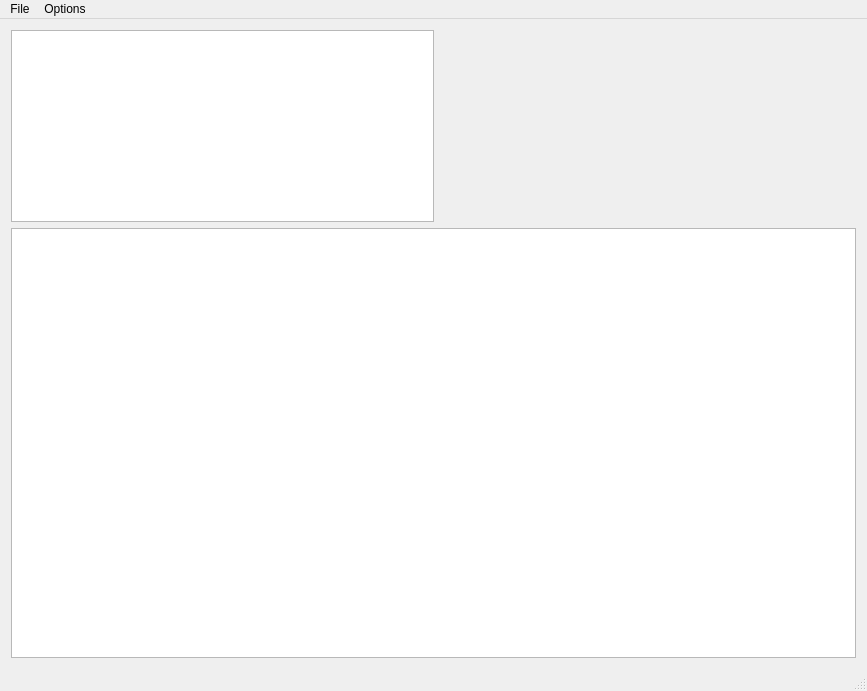
<?xml version="1.0" encoding="UTF-8"?>
<ui version="4.0">
 <class>UiServer</class>
 <widget class="QMainWindow" name="UiServer">
  <property name="geometry">
   <rect>
    <x>0</x>
    <y>0</y>
    <width>867</width>
    <height>691</height>
   </rect>
  </property>
  <property name="windowTitle">
   <string>GlobiStreamServer</string>
  </property>
  <widget class="QWidget" name="centralWidget">
   <layout class="QVBoxLayout" name="verticalLayout">
    <item>
     <layout class="QHBoxLayout" name="horizontalLayout">
      <item>
       <widget class="QListWidget" name="ui_peers">
        <property name="sizePolicy">
         <sizepolicy hsizetype="Expanding" vsizetype="Minimum">
          <horstretch>0</horstretch>
          <verstretch>0</verstretch>
         </sizepolicy>
        </property>
       </widget>
      </item>
      <item>
       <spacer name="horizontalSpacer">
        <property name="orientation">
         <enum>Qt::Horizontal</enum>
        </property>
        <property name="sizeHint" stdset="0">
         <size>
          <width>40</width>
          <height>20</height>
         </size>
        </property>
       </spacer>
      </item>
     </layout>
    </item>
    <item>
     <widget class="QListWidget" name="ui_list"/>
    </item>
   </layout>
  </widget>
  <widget class="QMenuBar" name="menuBar">
   <property name="geometry">
    <rect>
     <x>0</x>
     <y>0</y>
     <width>867</width>
     <height>21</height>
    </rect>
   </property>
   <widget class="QMenu" name="menuFile">
    <property name="title">
     <string>File</string>
    </property>
    <addaction name="ui_a_quit"/>
   </widget>
   <widget class="QMenu" name="menuOptions">
    <property name="title">
     <string>Options</string>
    </property>
    <addaction name="ui_a_changePort"/>
   </widget>
   <addaction name="menuFile"/>
   <addaction name="menuOptions"/>
  </widget>
  <widget class="QStatusBar" name="ui_statusBar"/>
  <action name="ui_a_quit">
   <property name="text">
    <string>Quit</string>
   </property>
   <property name="shortcut">
    <string>Ctrl+Q</string>
   </property>
  </action>
  <action name="ui_a_changePort">
   <property name="text">
    <string>Change Port</string>
   </property>
   <property name="shortcut">
    <string>Ctrl+P</string>
   </property>
  </action>
 </widget>
 <layoutdefault spacing="6" margin="11"/>
 <resources>
  <include location="globistreamserver.qrc"/>
 </resources>
 <connections/>
</ui>
